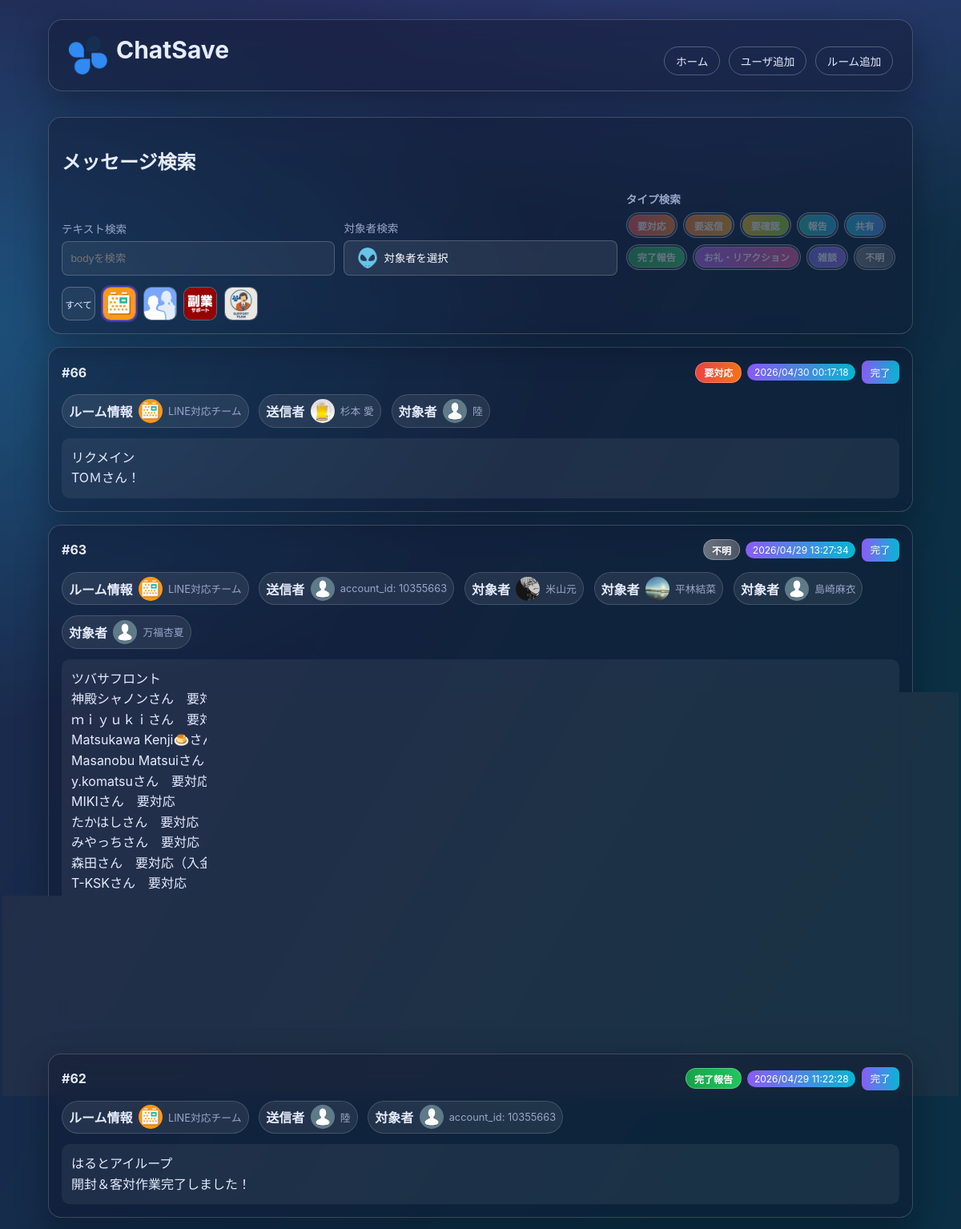
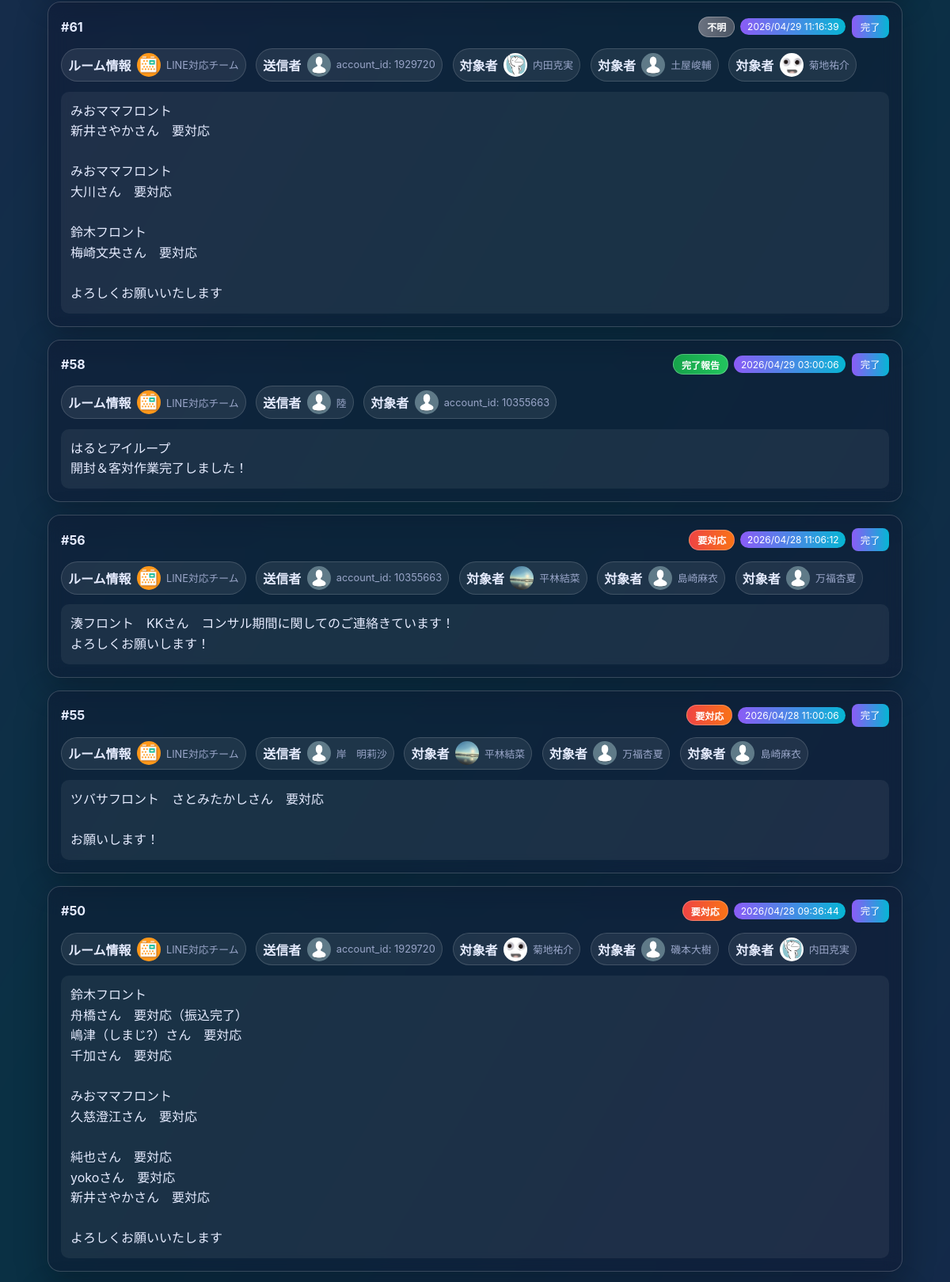
Page /index.php?room_id=342831413 (upper part) on the committed database (2 pictures, top to bottom).
### tables this page shows
CREATE TABLE room (
            id INTEGER PRIMARY KEY AUTOINCREMENT,
            room_name TEXT NOT NULL,
            room_id TEXT NOT NULL,
            room_icon TEXT
        );

CREATE TABLE message (
            id INTEGER PRIMARY KEY AUTOINCREMENT,
            room_id INTEGER,
            account_id TEXT,
            body TEXT NOT NULL,
            send_time TEXT,
            task INTEGER NOT NULL DEFAULT 0
        , message_id TEXT, type_id INTEGER);

CREATE TABLE type (
            id INTEGER PRIMARY KEY AUTOINCREMENT,
            type_name TEXT NOT NULL UNIQUE
        );

CREATE TABLE users (
            id INTEGER PRIMARY KEY AUTOINCREMENT,
            user_name TEXT NOT NULL,
            account_id TEXT NOT NULL,
            user_icon TEXT
        );

### index.php (the view, shortened to what the rows shown need)
<?php
$pdo = get_db();
$selectedRoomId = trim((string)($_GET['room_id'] ?? ''));
$page = max(1, (int)($_GET['page'] ?? 1));
$perPage = 30;
$rooms = $pdo->query('SELECT id, room_id, room_name, room_icon FROM room ORDER BY room_name ASC')->fetchAll(PDO::FETCH_ASSOC);
$users = $pdo->query('SELECT account_id, user_name, user_icon FROM users ORDER BY user_name ASC')->fetchAll(PDO::FETCH_ASSOC);
function sqlite_table_exists(PDO $pdo, string $tableName): bool
{
    $stmt = $pdo->prepare("SELECT name FROM sqlite_master WHERE type = 'table' AND name = :table_name LIMIT 1");
    $stmt->execute([':table_name' => $tableName]);
    $row = $stmt->fetch(PDO::FETCH_ASSOC);
    return is_array($row);
}
function sqlite_has_column(PDO $pdo, string $tableName, string $columnName): bool
{
    $columns = $pdo->query('PRAGMA table_info(' . $tableName . ')')->fetchAll(PDO::FETCH_ASSOC);
    foreach ($columns as $column) {
        if ((string)($column['name'] ?? '') === $columnName) {
            return true;
        }
    }
    return false;
}
$hasTypeTable = sqlite_table_exists($pdo, 'type');
$hasMessageTypeIdColumn = sqlite_has_column($pdo, 'message', 'type_id');
$canJoinType = $hasTypeTable && $hasMessageTypeIdColumn;
$sql = <<<'SQL'
SELECT
    m.id,
    m.message_id,
    m.room_id,
    m.account_id,
    m.body,
    m.send_time,
    COALESCE(m.task, 0) AS task,
SQL;
if ($canJoinType) {
    $sql .= <<<'SQL'
    m.type_id,
    t.type_name,
SQL;
} else {
    $sql .= <<<'SQL'
    NULL AS type_id,
    NULL AS type_name,
SQL;
}
$sql .= <<<'SQL'
    r.room_name,
    r.room_icon,
    u.user_name,
    u.user_icon
FROM message m
LEFT JOIN room r ON CAST(m.room_id AS TEXT) = r.room_id
LEFT JOIN users u ON m.account_id = u.account_id
SQL;
if ($canJoinType) {
    $sql .= "\nLEFT JOIN type t ON m.type_id = t.id\n";
}
$sql .= <<<'SQL'
WHERE 1=1
SQL;
$params = [];
if ($selectedRoomId !== '') {
    $sql .= ' AND CAST(m.room_id AS TEXT) = :room_id';
    $params[':room_id'] = $selectedRoomId;
}
$sql .= ' ORDER BY COALESCE(m.send_time, "") DESC, m.id DESC';
$stmt = $pdo->prepare($sql);
$stmt->execute($params);
$messages = $stmt->fetchAll(PDO::FETCH_ASSOC);
function parse_targets_from_body(string $body): array
{
    if (preg_match('/\[toall\]/i', $body) === 1) {
        return ['type' => 'all', 'account_ids' => []];
    }
    if (preg_match_all('/\[to[:：]\s*([^\]\s]+)\]/i', $body, $matches) > 0) {
        $accountIds = array_values(array_unique(array_filter(array_map(static fn(string $value): string => trim($value), $matches[1] ?? []), static fn(string $value): bool => $value !== '')));
        return ['type' => 'user', 'account_ids' => $accountIds];
    }
    return ['type' => 'none', 'account_ids' => []];
}
function parse_attachments_from_body(string $body): array
{
    $matches = [];
    preg_match_all('/\[download:(\d+)\](.*?)\[\/download\]/is', $body, $matches, PREG_SET_ORDER);
    if ($matches === []) {
        return [];
    }
    $attachments = [];
    return $attachments;
}
function parse_reply_to_message_id(string $body): ?string
{
    return null;
}
function parse_quote_to_message_id(string $body): ?string
{
    return null;
}
function normalize_message_id(string $messageId): string
{
    $trimmed = trim($messageId);
    if ($trimmed === '') {
        return '';
    }
    return $trimmed;
}
function parse_quote_preview_from_body(string $body): string
{
    if (preg_match('/\[qt\](.*?)\[\/qt\]/is', $body, $matches) !== 1) {
        return '';
    }
    $quoted = trim((string)($matches[1] ?? ''));
    $quoted = preg_replace('/^\[qtmeta[^\]]*\]\s*/i', '', $quoted) ?? $quoted;
    $quoted = preg_replace('/\[\/?toall\]/i', '', $quoted) ?? $quoted;
    $quoted = preg_replace('/\[to:[^\]]+\]/i', '', $quoted) ?? $quoted;
    $quoted = preg_replace('/^\[rp[^\]]*\]\s*/im', '', $quoted) ?? $quoted;
    $quoted = preg_replace('/\[(?:piconname|picon):[^\]]+\]/i', '', $quoted) ?? $quoted;
    $quoted = preg_replace("/[ \t]+/", ' ', $quoted) ?? $quoted;
    $quoted = preg_replace("/\n{3,}/", "\n\n", $quoted) ?? $quoted;
    return trim($quoted);
}
function sanitize_message_body_for_display(string $body): string
{
    $cleaned = $body;
    $patterns = [
        '/^\[rp[^\]]*\]/i',
        '/\[toall\]/i',
        '/\[qt\]\s*\[qtmeta[^\]]*\].*?\[\/qt\]\s*/is',
        '/\[to[:：]\s*[^\]\s]+\][^\r\n]*(?:\r?\n)?/i',
        '/\[download:\d+\].*?\[\/download\]/is',
        '/\[info\]\s*\[title\]\s*\[dtext:file_uploaded\]\s*\[\/title\].*?\[\/info\]\s*/is',
    ];
    foreach ($patterns as $pattern) {
        $cleaned = preg_replace($pattern, '', (string)$cleaned);
    }
    $cleaned = preg_replace("/\n{3,}/", "\n\n", (string)$cleaned);
    return trim((string)$cleaned);
}
function resolve_message_type_label(array $message): string
{
    $typeName = trim((string)($message['type_name'] ?? ''));
    if ($typeName !== '') {
        return $typeName;
    }
    return '不明';
}
function message_type_badge_class(string $typeName): string
{
    $map = [
        '要対応' => 'type-need-action',
        '要返信' => 'type-need-reply',
        '要確認' => 'type-need-check',
        '報告' => 'type-report',
        '共有' => 'type-share',
        '完了報告' => 'type-complete-report',
        'お礼・リアクション' => 'type-thanks-reaction',
        '雑談' => 'type-chat',
        '不明' => 'type-unknown',
    ];
    return $map[$typeName] ?? 'type-unknown';
}
$targetUsersByAccountId = [];
foreach ($users as $user) {
    $targetUsersByAccountId[(string)$user['account_id']] = $user;
}
foreach ($messages as $index => $message) {
    $rawBody = (string)($message['body'] ?? '');
    $messages[$index]['message_id'] = normalize_message_id((string)($message['message_id'] ?? ''));
    $target = parse_targets_from_body($rawBody);
    $messages[$index]['target_type'] = $target['type'];
    $messages[$index]['target_account_ids'] = $target['account_ids'];
    $messages[$index]['attachments'] = parse_attachments_from_body($rawBody);
    $messages[$index]['reply_to_message_id'] = normalize_message_id((string)(parse_reply_to_message_id($rawBody) ?? ''));
    $messages[$index]['quote_to_message_id'] = normalize_message_id((string)(parse_quote_to_message_id($rawBody) ?? ''));
    $messages[$index]['quote_preview'] = parse_quote_preview_from_body($rawBody);
    $messages[$index]['body_for_display'] = sanitize_message_body_for_display($rawBody);
    $messages[$index]['resolved_type_name'] = resolve_message_type_label($messages[$index]);
}
$offset = ($page - 1) * $perPage;
$messages = array_slice($messages, $offset, $perPage);
$messagesWithHierarchy = [];
foreach ($messages as $message) {
    $message['reply_depth'] = 0;
    $messagesWithHierarchy[] = $message;
}
$messages = $messagesWithHierarchy;
function build_query(array $overrides = []): string
{
    $params = [
        'q' => trim((string)($_GET['q'] ?? '')),
        'room_id' => trim((string)($_GET['room_id'] ?? '')),
        'target' => trim((string)($_GET['target'] ?? '')),
        'type' => $_GET['type'] ?? [],
        'page' => (string)max(1, (int)($_GET['page'] ?? 1)),
    ];
    foreach ($overrides as $key => $value) {
        $params[$key] = (string)$value;
    }
    if (($params['page'] ?? '1') === '1') {
        unset($params['page']);
    }
    $filtered = [];
    foreach ($params as $key => $value) {
        if ($key === 'type') {
            continue;
        }
        if ((string)$value !== '') {
            $filtered[$key] = (string)$value;
        }
    }
    return http_build_query($filtered);
}
include __DIR__ . '/header.php';
?>
<section class="card glass form-card">
  <h2>メッセージ検索</h2>
  <div class="icon-filter-row" aria-label="ルーム絞り込み">
    <?php foreach ($rooms as $room): ?>
      <?php
        $roomId = (string)$room['room_id'];
        $roomName = (string)$room['room_name'];
        $iconPath = trim((string)($room['room_icon'] ?? ''));
      ?>
      <a
        href="index.php?<?php echo htmlspecialchars(build_query(['room_id' => $roomId, 'page' => '1']), ENT_QUOTES, 'UTF-8'); ?>"
        class="icon-filter-button <?php echo $selectedRoomId === $roomId ? 'active' : ''; ?>"
        title="<?php echo htmlspecialchars($roomName, ENT_QUOTES, 'UTF-8'); ?>"
      >
        <img src="<?php echo htmlspecialchars($iconPath !== '' ? $iconPath : 'img/noimage.png', ENT_QUOTES, 'UTF-8'); ?>" alt="<?php echo htmlspecialchars($roomName, ENT_QUOTES, 'UTF-8'); ?>" onerror="this.onerror=null;this.src='img/noimage.png';">
      </a>
    <?php endforeach; ?>
  </div>
</section>
<section class="cards" aria-label="メッセージ一覧">
  <?php foreach ($messages as $message): ?>
    <?php
      $roomName = trim((string)($message['room_name'] ?? ''));
      $roomLabel = $roomName !== '' ? $roomName : ('room_id: ' . (string)$message['room_id']);
      $roomIcon = trim((string)($message['room_icon'] ?? ''));
      $senderName = trim((string)($message['user_name'] ?? ''));
      $senderLabel = $senderName !== '' ? $senderName : ('account_id: ' . (string)$message['account_id']);
      $senderIcon = trim((string)($message['user_icon'] ?? ''));
      $targetType = (string)($message['target_type'] ?? 'none');
      $targetAccountIds = is_array($message['target_account_ids'] ?? null) ? $message['target_account_ids'] : [];
      $targetUsers = [];
      foreach ($targetAccountIds as $targetAccountId) {
          $targetUsers[] = $targetUsersByAccountId[(string)$targetAccountId] ?? ['account_id' => (string)$targetAccountId];
      }
      $targetEntries = [];
      if ($targetType === 'all') {
          $targetEntries[] = [
              'label' => '全員',
              'icon' => 'img/all.png',
          ];
      } else {
          foreach ($targetUsers as $targetUser) {
              $targetName = trim((string)($targetUser['user_name'] ?? ''));
              $targetAccountId = trim((string)($targetUser['account_id'] ?? ''));
              $targetLabel = '';
              if ($targetName !== '') {
                  $targetLabel = $targetName;
              } elseif ($targetAccountId !== '') {
                  $targetLabel = 'account_id: ' . $targetAccountId;
              }
              if ($targetLabel !== '') {
                  $targetEntries[] = [
                      'label' => $targetLabel,
                      'icon' => trim((string)($targetUser['user_icon'] ?? '')),
                  ];
              }
          }
      }
      $rawSendTime = trim((string)($message['send_time'] ?? ''));
      $timestamp = strtotime($rawSendTime);
      $formattedSendTime = $rawSendTime;
      if ($timestamp !== false) {
          $formattedSendTime = date('Y/m/d H:i:s', $timestamp);
      }
      $isTaskDone = (int)($message['task'] ?? 0) === 1;
      $messageTypeLabel = resolve_message_type_label($message);
      $messageTypeBadgeClass = message_type_badge_class($messageTypeLabel);
      $isReplyChild = (bool)($message['is_reply_child'] ?? false);
      $replyDepth = max(0, (int)($message['reply_depth'] ?? 0));
      $quotePreview = trim((string)($message['quote_preview'] ?? ''));
    ?>
    <div class="message-thread-item <?php echo $isReplyChild ? 'is-reply-child' : ''; ?>" style="--reply-level: <?php echo $replyDepth; ?>;">
      <article class="card glass message-card <?php echo $isTaskDone ? 'is-complete' : ''; ?>" data-message-id="<?php echo (int)$message['id']; ?>">
        <div class="card-head">
          <h2>#<?php echo (int)$message['id']; ?></h2>
          <div class="card-actions">
            <span class="message-type-badge <?php echo htmlspecialchars($messageTypeBadgeClass, ENT_QUOTES, 'UTF-8'); ?>">
              <?php echo htmlspecialchars($messageTypeLabel, ENT_QUOTES, 'UTF-8'); ?>
            </span>
            <span class="badge"><?php echo htmlspecialchars($formattedSendTime, ENT_QUOTES, 'UTF-8'); ?></span>
            <button type="button" class="task-toggle" data-task-state="<?php echo $isTaskDone ? '1' : '0'; ?>"><?php echo $isTaskDone ? '取消' : '完了'; ?></button>
          </div>
        </div>
        <div class="message-meta-row">
          <div class="entity-chip" data-tooltip="<?php echo htmlspecialchars($roomLabel, ENT_QUOTES, 'UTF-8'); ?>">
            <strong>ルーム情報</strong>
            <img src="<?php echo htmlspecialchars($roomIcon !== '' ? $roomIcon : 'img/noimage.png', ENT_QUOTES, 'UTF-8'); ?>" alt="<?php echo htmlspecialchars($roomLabel, ENT_QUOTES, 'UTF-8'); ?>" onerror="this.onerror=null;this.src='img/noimage.png';">
            <span><?php echo htmlspecialchars($roomLabel, ENT_QUOTES, 'UTF-8'); ?></span>
          </div>
          <div class="entity-chip" data-tooltip="<?php echo htmlspecialchars($senderLabel, ENT_QUOTES, 'UTF-8'); ?>">
            <strong>送信者</strong>
            <img src="<?php echo htmlspecialchars($senderIcon !== '' ? $senderIcon : 'img/noimage.png', ENT_QUOTES, 'UTF-8'); ?>" alt="<?php echo htmlspecialchars($senderLabel, ENT_QUOTES, 'UTF-8'); ?>" onerror="this.onerror=null;this.src='img/noimage.png';">
            <span><?php echo htmlspecialchars($senderLabel, ENT_QUOTES, 'UTF-8'); ?></span>
          </div>
          <?php foreach ($targetEntries as $targetEntry): ?>
            <?php
              $targetLabel = (string)($targetEntry['label'] ?? '対象者なし');
              $targetIcon = trim((string)($targetEntry['icon'] ?? ''));
            ?>
            <div class="entity-chip" data-tooltip="<?php echo htmlspecialchars($targetLabel, ENT_QUOTES, 'UTF-8'); ?>">
              <strong>対象者</strong>
              <img src="<?php echo htmlspecialchars($targetIcon !== '' ? $targetIcon : 'img/noimage.png', ENT_QUOTES, 'UTF-8'); ?>" alt="<?php echo htmlspecialchars($targetLabel, ENT_QUOTES, 'UTF-8'); ?>" onerror="this.onerror=null;this.src='img/noimage.png';">
              <span><?php echo htmlspecialchars($targetLabel, ENT_QUOTES, 'UTF-8'); ?></span>
            </div>
          <?php endforeach; ?>
        </div>
        <?php if ($quotePreview !== ''): ?>
          <div class="quote-layout">
            <div class="quote-title">引用</div>
            <div class="quote-source">
              <div class="quote-preview"><?php echo htmlspecialchars($quotePreview, ENT_QUOTES, 'UTF-8'); ?></div>
            </div>
            <div class="message-body"><?php echo nl2br(htmlspecialchars((string)($message['body_for_display'] ?? $message['body'] ?? ''), ENT_QUOTES, 'UTF-8')); ?></div>
          </div>
        <?php else: ?>
          <div class="message-body"><?php echo nl2br(htmlspecialchars((string)($message['body_for_display'] ?? $message['body'] ?? ''), ENT_QUOTES, 'UTF-8')); ?></div>
        <?php endif; ?>
      </article>
    </div>
  <?php endforeach; ?>
</section>
<?php include __DIR__ . '/footer.php'; ?>

### rows in the picture
room: room_icon (picture)
room: room_icon (picture)
room: room_icon (picture)
room: room_icon (picture)
message: $replyDepth 0 (drawn), id "66", type.type_name "要対応", send_time "2026/04/30 00:17:18", room.room_icon (picture), room.room_name "LINE対応チーム", users.user_icon (picture), users.user_name "杉本 愛", targetLabel "陸", body_for_display "リクメイン TOＭさん！"
message: $replyDepth 0 (drawn), id "63", type.type_name "不明", send_time "2026/04/29 13:27:34", room.room_icon (picture), room.room_name "LINE対応チーム", senderLabel "account_id: 10355663", body_for_display "ツバサフロント 神殿シャノンさん 要対応 ｍｉｙｕｋｉさん 要対応 Matsukawa Kenji🍮さん 要対応 Masanobu Matsuiさん 要対応 y.komatsuさん 要対応 MIKIさん 要対応 たかはしさん 要対応（カード増額完了のご連絡） みやっちさん 要対応 森田さん 要対応（入金完了のご連絡） T-KSKさん 要対応"
users: user_icon (picture), user_name "米山元"
users: user_icon (picture), user_name "平林結菜"
users: user_icon (picture), user_name "島崎麻衣"
users: user_icon (picture), user_name "万福杏夏"
message: $replyDepth 0 (drawn), id "62", type.type_name "完了報告", send_time "2026/04/29 11:22:28", room.room_icon (picture), room.room_name "LINE対応チーム", users.user_name "陸", targetLabel "account_id: 10355663", body_for_display "はるとアイループ 開封＆客対作業完了しました！"
message: $replyDepth 0 (drawn), id "61", type.type_name "不明", send_time "2026/04/29 11:16:39", room.room_icon (picture), room.room_name "LINE対応チーム", senderLabel "account_id: 1929720", body_for_display "みおママフロント 新井さやかさん 要対応 みおママフロント 大川さん 要対応 鈴木フロント 梅崎文央さん 要対応 よろしくお願いいたします"
users: user_icon (picture), user_name "内田克実"
users: user_name "土屋峻輔"
users: user_icon (picture), user_name "菊地祐介"
message: $replyDepth 0 (drawn), id "58", type.type_name "完了報告", send_time "2026/04/29 03:00:06", room.room_icon (picture), room.room_name "LINE対応チーム", users.user_name "陸", targetLabel "account_id: 10355663", body_for_display "はるとアイループ 開封＆客対作業完了しました！"
message: $replyDepth 0 (drawn), id "56", type.type_name "要対応", send_time "2026/04/28 11:06:12", room.room_icon (picture), room.room_name "LINE対応チーム", senderLabel "account_id: 10355663", body_for_display "湊フロント KKさん コンサル期間に関してのご連絡きています！ よろしくお願いします！"
message: $replyDepth 0 (drawn), id "55", type.type_name "要対応", send_time "2026/04/28 11:00:06", room.room_icon (picture), room.room_name "LINE対応チーム", users.user_name "岸 明莉沙", body_for_display "ツバサフロント さとみたかしさん 要対応 お願いします！"
message: $replyDepth 0 (drawn), id "50", type.type_name "要対応", send_time "2026/04/28 09:36:44", room.room_icon (picture), room.room_name "LINE対応チーム", senderLabel "account_id: 1929720", body_for_display "鈴木フロント 舟橋さん 要対応（振込完了） 嶋津（しまじ?）さん 要対応 千加さん 要対応 みおママフロント 久慈澄江さん 要対応 純也さん 要対応 yokoさん 要対応 新井さやかさん 要対応 よろしくお願いいたします"
users: user_name "磯本大樹"

### other values in the picture
$selectedTargetLabel "対象者を選択"
$typeName "要対応"
$typeName "要返信"
$typeName "要確認"
$typeName "報告"
$typeName "共有"
$typeName "完了報告"
$typeName "お礼・リアクション"
$typeName "雑談"
$typeName "不明"
